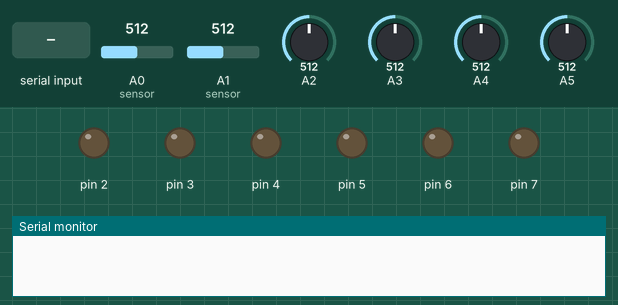
Simulated run of this sketch. Board: Arduino Uno, built with avr-gcc and run on an emulated ATmega328P. Parts: output pins drawn as LEDs (lit = HIGH), the last lines printed to the serial monitor. Inputs (shaded band) come from the test bench; at power-on: A0 (sensor) = 512, A2 = 512, A1 (sensor) = 512, A4 = 512, A3 = 512, A5 = 512.

Above: at 1.2 s.
1.3 s: "1" received over Serial
At 1.9 s:
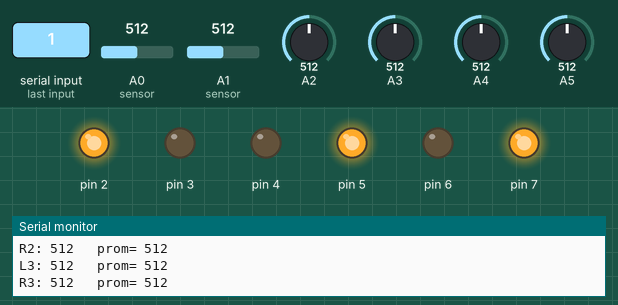
2.8 s: A0 (sensor) set to 514
At 4.8 s:
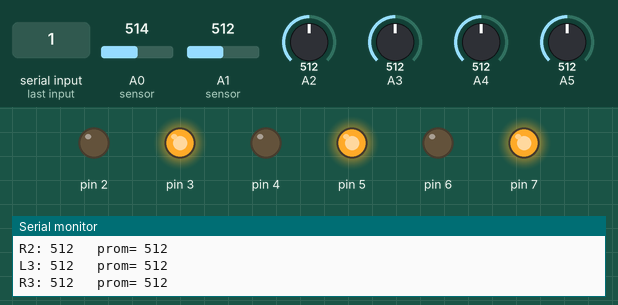
5.8 s: A2 set to 515
8.8 s: A1 (sensor) set to 517
At 11.2 s:
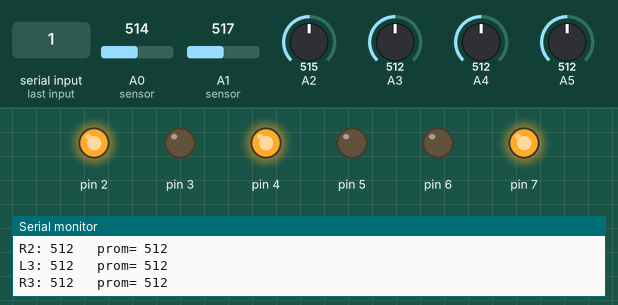
11.8 s: A4 set to 716
At 12.6 s:
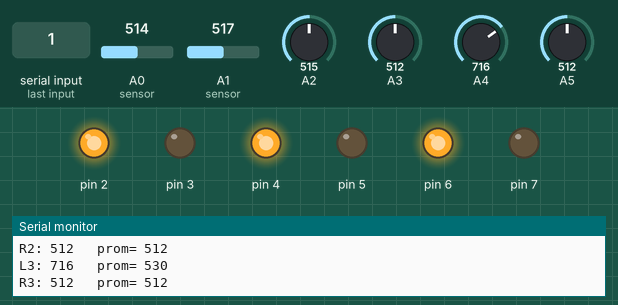
13.4 s: A3 set to 716
At 14.4 s:
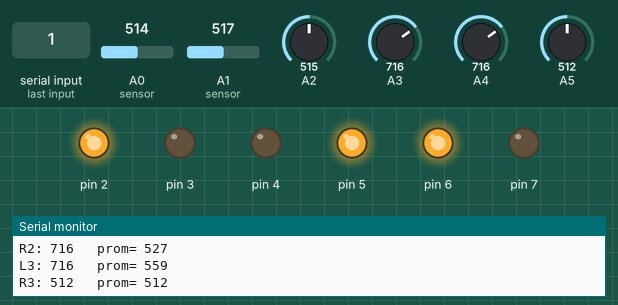
Timing chart, 0 to 53.6 s (numbered marks = the images above; inputs shaded):
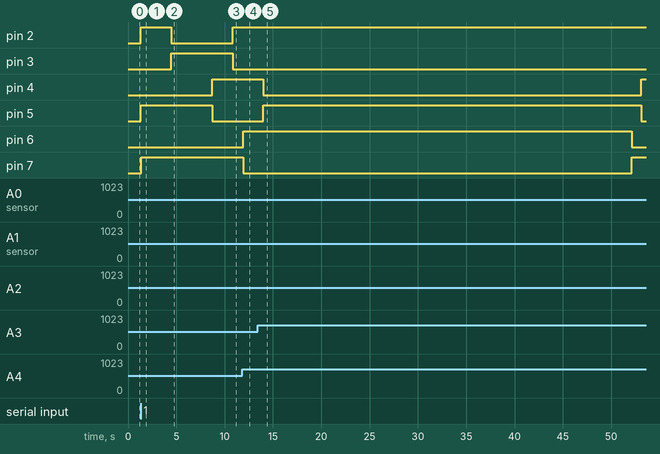

Measured:
- the behaviour switches between 513 and 514 on A0 (sensor) (found by bisection; images 1 and 2)
- after the input at 1.3 s, pin 2, pin 5: LOW → HIGH at once; pin 7: LOW → HIGH after 0.06 s
- after the input at 2.8 s, pin 2: HIGH → LOW after 1.7 s; pin 3: LOW → HIGH after 1.7 s
- after the input at 5.8 s, pin 4: LOW → HIGH after 2.9 s; pin 5: HIGH → LOW after 2.9 s
- after the input at 8.8 s, pin 2: LOW → HIGH after 2.0 s; pin 3: HIGH → LOW after 2.0 s
- after the input at 11.8 s, pin 6: LOW → HIGH after 0.13 s; pin 7: HIGH → LOW after 0.13 s
- after the input at 13.4 s, pin 4: HIGH → LOW after 0.61 s, → HIGH 39.1 s later; pin 5: LOW → HIGH after 0.61 s, → LOW 39.1 s later

The sketch:

Yuyapuy_Wasa.ino
```cpp
// C++ code
//

//Declaro variables a usar:

int sum1=0;
int sum2=0;
int sum3=0;
int sum4=0;
int sum5=0;
int sum6=0;

int i=0;

int media1=0;
int media2=0;
int media3=0;
int media4=0;
int media5=0;
int media6=0;

int sumaL1;
int sumaL2;
int sumaL3;

int sumaR1;
int sumaR2;
int sumaR3;

int a=0;

void setup()
{
  Serial.begin(9600); //Declaro la velocidad de comunicación del
  					  //monitor serial
  DDRD=0xFC; //Declaro mis outputs
}

int suma(int suma, int val, String emg) //Función para hacer suma total
{
  Serial.print(emg); //imprimo el nombre del sensor
  Serial.print(": "); //:
  Serial.print(val); //Imprimo el valor adquirido
  suma=suma+val; //Calculo la suma total
  return suma; //Retorno el valor de la suma
}

int prom (int suma, int i) //Función para calcular promedio
{
  int promedio=suma/i; //Calculo promedio del sensor
  Serial.print("\t prom= "); //Imprimo label
  Serial.println(promedio); //Imprimo valor del promedio
  return promedio; //retorno valor promedio
}

void comparar(int media1, int media2, int op1, int op2) //Función para comparar promedios
{
  if (media1>media2) //Si el prom sensor 1 es mayor que el
  {					 //del sensor 2 se prende el led correspondiente
    digitalWrite(op1, HIGH);
    digitalWrite(op2, LOW);
  }
  else
  {
    digitalWrite(op1, LOW);
    digitalWrite(op2, HIGH);
  }
}

void loop()
{
  if (Serial.available()>0) //Si hay un valor en el monitor serial...
  {
    a=Serial.read(); //Leo dicho valor
    while (a=='1') //Si el valor es 1 procedo a correr el bucle
    {
      i=i+1; //Contador que nos ayudará al calculo del promedio
      sumaL1=suma(sumaL1, analogRead(A0), "L1"); //Calculo suma del sensor L1
      media1=prom(sumaL1, i); //Calculo media del sensor L1
      sumaR1=suma(sumaR1, analogRead(A1), "R1"); //Calculo suma del sensor R1
      media2=prom(sumaR1, i); //Calculo media del sensor R1
      comparar(media1, media2, 3, 2); //Comparo las medias y enciendo el led que corresponde

      //De esta manera se procede con los otros 4 sensores EMG.

      sumaL2=suma(sumaL2, analogRead(A2), "L2");
      media3=prom(sumaL2, i);
      sumaR2=suma(sumaR2, analogRead(A3), "R2");
      media4=prom(sumaR2, i);
      comparar(media3, media4, 4, 5);


      sumaL3=suma(sumaL3, analogRead(A4), "L3");
      media5=prom(sumaL3, i);
      sumaR3=suma(sumaR3, analogRead(A5), "R3");
      media6=prom(sumaR3, i);
      comparar(media5, media6, 6, 7);

      if (Serial.available()) //En el caso se encuentre otro valor...
      {
        a=Serial.read(); //Se lee el valor para terminar de leer el bucle
      }

      delay(1000); //Espera de 1000 (solo para tener orden)
    }
    PORTD=0x00; //Se apagan los leds en caso se salga del bucle
  }
}
```
